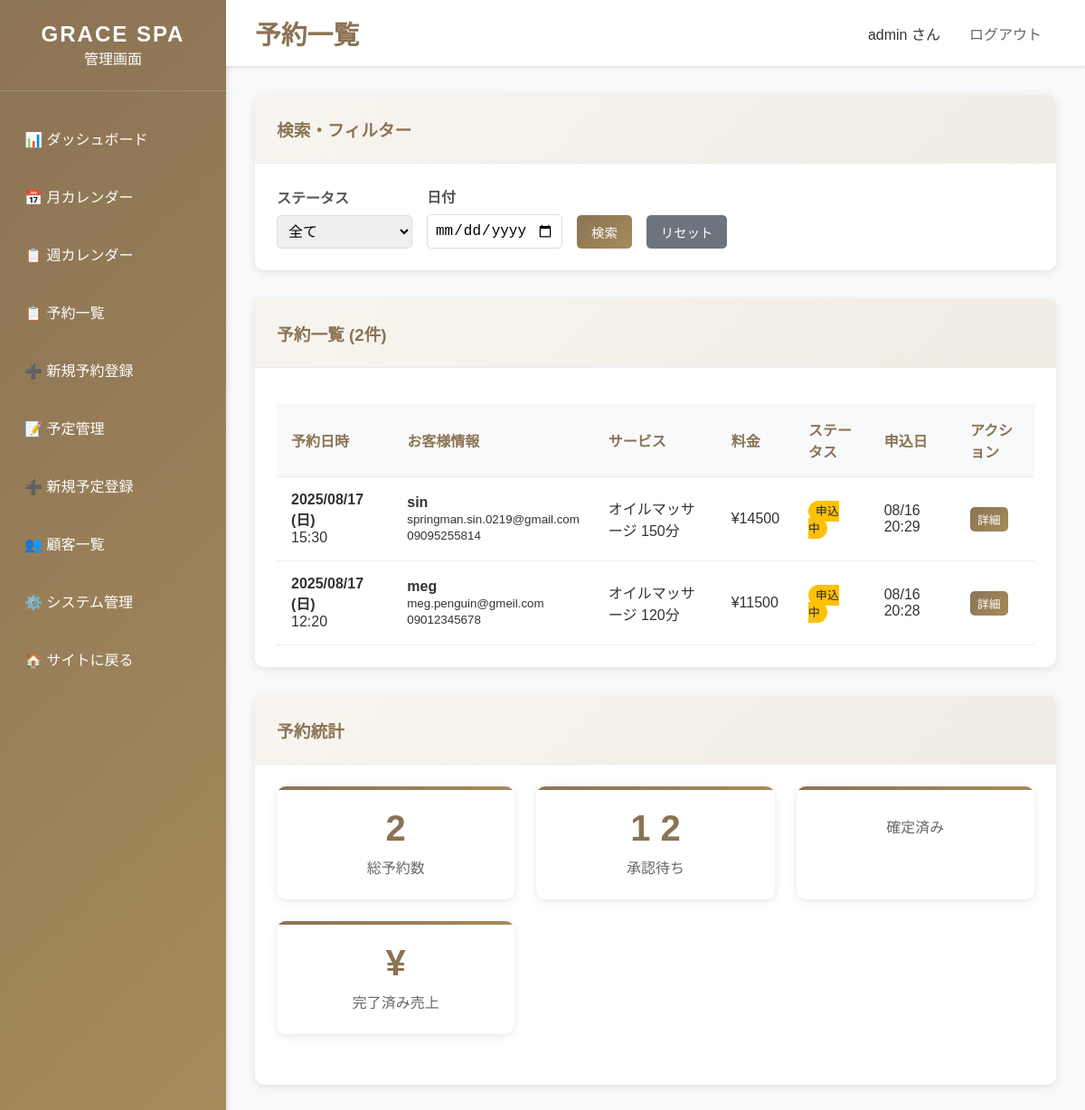
The page /dashboard/bookings/ (signed in) on the database as committed earlier.
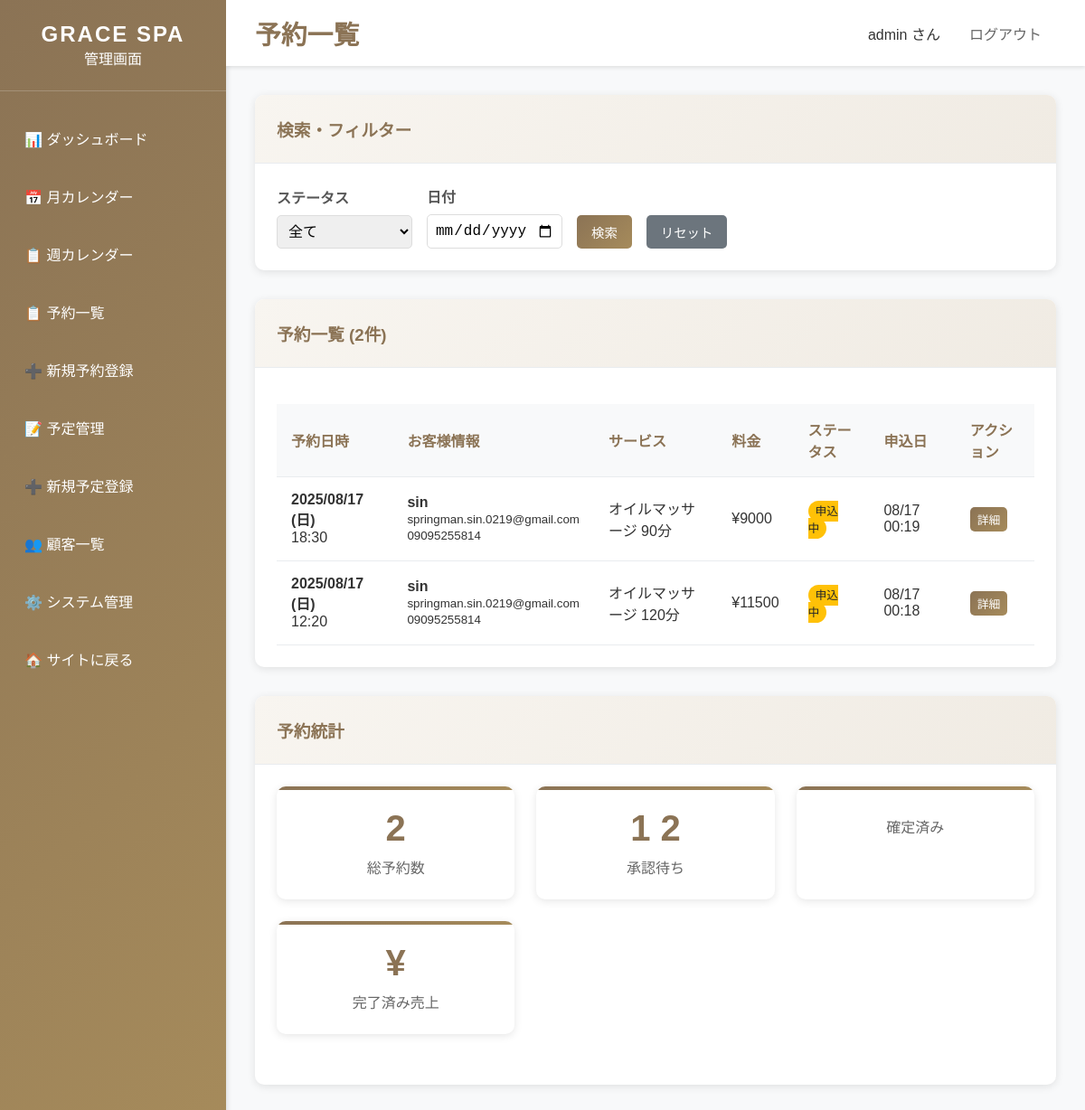
The same page on the database as committed later.
### bookings/models.py (models this page shows, shortened)
class Booking(models.Model):
    STATUS_CHOICES = [
        ('pending', '承認待ち'),
        ('confirmed', '確定'),
        ('completed', '完了'),
        ('cancelled', 'キャンセル'),
    ]
    customer = models.ForeignKey(Customer, on_delete=models.CASCADE, verbose_name='顧客')
    service = models.ForeignKey(Service, on_delete=models.CASCADE, verbose_name='サービス')
    therapist = models.ForeignKey(Therapist, on_delete=models.SET_NULL, null=True, blank=True, verbose_name='施術者')
    booking_date = models.DateField('予約日')
    booking_time = models.TimeField('予約時間')
    status = models.CharField('ステータス', max_length=20, choices=STATUS_CHOICES, default='pending')
    notes = models.TextField('備考', blank=True)
    created_at = models.DateTimeField('作成日時', auto_now_add=True)
    updated_at = models.DateTimeField('更新日時', auto_now=True)
    class Meta:
        verbose_name = '予約'
        verbose_name_plural = '予約'
        ordering = ['-booking_date', '-booking_time']
        unique_together = ['therapist', 'booking_date', 'booking_time']

class Customer(models.Model):
    name = models.CharField('名前', max_length=100)
    email = models.EmailField('メールアドレス', unique=True)
    phone = models.CharField('電話番号', max_length=20)
    notes = models.TextField('備考', blank=True)
    created_at = models.DateTimeField('作成日時', auto_now_add=True)
    updated_at = models.DateTimeField('更新日時', auto_now=True)
    class Meta:
        verbose_name = '顧客'
        verbose_name_plural = '顧客'
        ordering = ['-created_at']

class Service(models.Model):
    name = models.CharField('サービス名', max_length=100)
    description = models.TextField('説明', blank=True)
    duration_minutes = models.PositiveIntegerField('施術時間（分）')
    price = models.PositiveIntegerField('料金')
    is_active = models.BooleanField('有効', default=True)
    sort_order = models.PositiveIntegerField('表示順', default=0)
    created_at = models.DateTimeField('作成日時', auto_now_add=True)
    updated_at = models.DateTimeField('更新日時', auto_now=True)
    class Meta:
        verbose_name = 'サービス'
        verbose_name_plural = 'サービス'
        ordering = ['sort_order', 'name']

### dashboard/views.py (the view)
# urls.py: path('dashboard/bookings/', views.booking_list, name='booking_list'),
@staff_member_required
def booking_list(request):
    status_filter = request.GET.get('status', '')
    date_filter = request.GET.get('date', '')
    bookings = Booking.objects.all()
    if status_filter:
        bookings = bookings.filter(status=status_filter)
    if date_filter:
        try:
            filter_date = datetime.strptime(date_filter, '%Y-%m-%d').date()
            bookings = bookings.filter(booking_date=filter_date)
        except ValueError:
            pass
    bookings = bookings.order_by('-booking_date', '-booking_time')
    context = {
        'title': '予約一覧 - GRACE SPA管理画面',
        'bookings': bookings,
        'status_choices': Booking.STATUS_CHOICES,
        'current_status': status_filter,
        'current_date': date_filter,
    }
    return render(request, 'dashboard/booking_list.html', context)

### templates/dashboard/booking_list.html (shortened to what the changed rows need)
{% extends 'dashboard/base_dashboard.html' %}
{% block page_title %}予約一覧{% endblock %}
{% block content %}
<div class="card">
    <div class="card-body">
        {% if bookings %}
            <table class="table">
                <thead>
                    <tr>
                        <th>予約日時</th>
                        <th>お客様情報</th>
                        <th>サービス</th>
                        <th>料金</th>
                        <th>ステータス</th>
                        <th>申込日</th>
                        <th>アクション</th>
                    </tr>
                </thead>
                <tbody>
                    {% for booking in bookings %}
                    <tr>
                        <td>
                            <strong>{{ booking.booking_date|date:"Y/m/d (D)" }}</strong><br>
                            {{ booking.booking_time }}
                        </td>
                        <td>
                            <strong>{{ booking.customer.name }}</strong><br>
                            <small>{{ booking.customer.email }}</small><br>
                            <small>{{ booking.customer.phone }}</small>
                        </td>
                        <td>{{ booking.service.name }}</td>
                        <td>¥{{ booking.service.price|floatformat:0 }}</td>
                        <td>
                            {% if booking.status == 'pending' %}
                                <span class="badge badge-pending">申込中</span>
                            {% elif booking.status == 'confirmed' %}
                                <span class="badge badge-confirmed">確定</span>
                            {% elif booking.status == 'completed' %}
                                <span class="badge badge-completed">完了</span>
                            {% elif booking.status == 'cancelled' %}
                                <span class="badge badge-cancelled">キャンセル</span>
                            {% elif booking.status == 'no_show' %}
                                <span class="badge badge-no-show">無断キャンセル</span>
                            {% endif %}
                        </td>
                        <td>
                            {{ booking.created_at|date:"m/d H:i" }}
                        </td>
                        <td>
                            <a href="{% url 'dashboard:booking_detail' booking.id %}" class="btn btn-primary btn-sm">詳細</a>
                        </td>
                    </tr>
                    {% endfor %}
                </tbody>
            </table>
        {% else %}
            <p style="text-align: center; color: #666; padding: 3rem;">
                条件に合う予約が見つかりません。
            </p>
        {% endif %}
    </div>
</div>
<div class="card">
    <div class="card-body">
        <div class="stats-grid">
            <div class="stat-card">
                <div class="stat-number">
                    {% with pending_count=0 %}
                        {% for booking in bookings %}
                            {% if booking.status == 'pending' %}
                                {{ forloop.counter0|add:1 }}
                            {% endif %}
                        {% endfor %}
                    {% endwith %}
                </div>
                <div class="stat-label">承認待ち</div>
            </div>
        </div>
    </div>
</div>
{% endblock %}

Rows that differ between the two databases and show on the page:
removed Booking: booking_date "2025/08/17 (日)", booking_time "15:30", customer.name "sin", customer.email "springman.sin.0219@gmail.com", customer.phone "09095255814", service.name "オイルマッサージ 150分", service.price "14500", status "申込中", created_at "08/16 20:29"
removed Booking: booking_date "2025/08/17 (日)", booking_time "12:20", customer.name "meg", customer.email "meg.penguin@gmeil.com", customer.phone "09012345678", service.name "オイルマッサージ 120分", service.price "11500", status "申込中", created_at "08/16 20:28"
added Booking: booking_date "2025/08/17 (日)", booking_time "18:30", customer.name "sin", customer.email "springman.sin.0219@gmail.com", customer.phone "09095255814", service.name "オイルマッサージ 90分", service.price "9000", status "申込中", created_at "08/17 00:19"
added Booking: booking_date "2025/08/17 (日)", booking_time "12:20", customer.name "sin", customer.email "springman.sin.0219@gmail.com", customer.phone "09095255814", service.name "オイルマッサージ 120分", service.price "11500", status "申込中", created_at "08/17 00:18"
